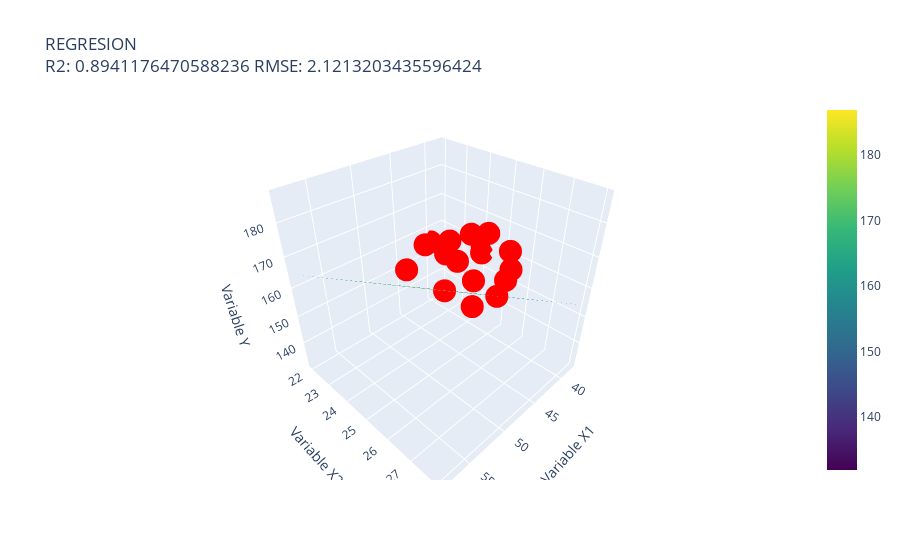

The notebook cell saved with this chart:
### Code cell
# Predecir valores para el plano de regresión
x1_range = np.linspace(min(X['width']), max(X['width']), 20)
x2_range = np.linspace(min(X['shoe_size']), max(X['shoe_size']), 20)
x1_mesh, x2_mesh = np.meshgrid(x1_range, x2_range)
y_mesh = lr_first.predict(np.vstack((x1_mesh.ravel(), x2_mesh.ravel())).T).reshape(x1_mesh.shape)

# Crear scatterplot 3D de los puntos
scatter = go.Scatter3d(
    x=X['width'], y=X['shoe_size'], z=y,
    mode='markers',
    marker=dict(size=8, color='red')
)

# Crear el plano de regresión
surface = go.Surface(
    x=x1_mesh, y=x2_mesh, z=y_mesh,
    colorscale='Viridis', opacity=0.5
)

# Configuración del layout
layout = go.Layout(
    title=f"REGRESION<br>R2: {r2_score(y_test_f, pred_first)} RMSE: {root_mean_squared_error(y_test_f, pred_first)}",
    scene=dict(
        xaxis_title='Variable X1',
        yaxis_title='Variable X2',
        zaxis_title='Variable Y'
    )
)

# Crear la figura
fig = go.Figure(data=[scatter, surface], layout=layout)

# Mostrar la figura interactiva
fig.show()

### Figure 1 — Plotly figure (JSON) as saved in the notebook; plotly's stock layout.template omitted (floating-point values rounded to 4 significant figures; data arrays with more than 128 entries replaced by an {"elided": "..."} marker saying what was removed)
{"data": [{"marker": {"color": "red", "size": 8}, "mode": "markers", "type": "scatter3d", "x": [55, 44, 44, 44, 46, 40, 58, 40, 49, 44, 40, 51, 55, 50, 38, 39, 38, 39], "y": [28, 26.5, 24, 24.5, 27, 23, 27, 24, 27.5, 23, 22, 26, 28, 27.5, 24, 24.5, 24, 22.5], "z": [185, 173, 163, 162, 172, 159, 187, 165, 175, 162, 155, 168, 179, 172, 159, 166, 156, 151]}, {"colorscale": [[0, "#440154"], [0.1111, "#482878"], [0.2222, "#3e4989"], [0.3333, "#31688e"], [0.4444, "#26828e"], [0.5556, "#1f9e89"], [0.6667, "#35b779"], [0.7778, "#6ece58"], [0.8889, "#b5de2b"], [1, "#fde725"]], "opacity": 0.5, "type": "surface", "x": {"elided": "20x20 float values"}, "y": {"elided": "20x20 float values"}, "z": {"elided": "20x20 float values"}}], "layout": {"scene": {"xaxis": {"title": {"text": "Variable X1"}}, "yaxis": {"title": {"text": "Variable X2"}}, "zaxis": {"title": {"text": "Variable Y"}}}, "title": {"text": "REGRESION<br>R2: 0.8941176470588236 RMSE: 2.1213203435596424"}}}
